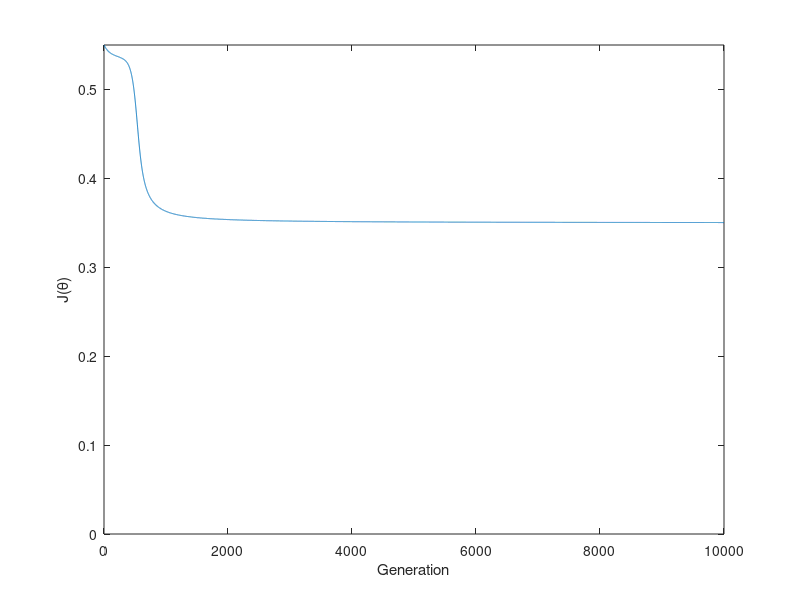

Write the MATLAB code that produced this figure.
% An artificial neural network example using
% regular multi-layer perceptrons.

clear all;
%rng(321);

% Learning XOR
% ------------

X = { [0; 0]; 
      [1; 0]; 
      [0; 1]; 
      [1; 1] };
  
Y = { 0;
      1;
      1;
      0 };

assert( numel(X) == numel(Y) );

  
% The "input layer"
% -----------------

% This layer does not exist, since the "outgoing" connection weights
% are encoded as part of the first hidden layer and the "input neurons"
% just act as identities.
  

% The (first and only) hidden layer
% ---------------------------------

N_inputs     = numel(X{1});
N_neurons    = 2;
activation   = @(a) 1./(1+exp(-a)); % logistic function
d_activation = @(a) activation(a).*(1-activation(a));
L{1}         = struct(...
                'theta',  0.05*randn(N_neurons, N_inputs), ...
                'bias',   0.05*randn(N_neurons, 1), ...
                'sigma',  activation, ...
                'dsigma', d_activation ...
                );

            
% The output layer
% ----------------

N_inputs     = size(L{1}.theta, 1); % no. inputs is no. previous outputs
N_neurons    = 1;
activation   = L{1}.sigma;          % using the same activation function
d_activation = L{1}.dsigma;
L{2}         = struct(...
                'theta',  0.05*randn(N_neurons, N_inputs), ...
                'bias',   0.05*randn(N_neurons, 1), ...
                'sigma',  activation, ...
                'dsigma', d_activation ...
                );
            
            
% Test execution of the network
% -----------------------------

disp('Untrained network:');

for i=1:numel(X)     % ... for each training sample ...
    z = X{i};        % The first layer's activation is the network input.

    for j=1:numel(L) % ... for each network layer sample ...
        weights = L{j}.theta;
        bias    = L{j}.bias;
        sigma   = L{j}.sigma;
        
        a = weights * z + bias;
        z = sigma(a);
    end
    
    disp([ '  h( ' mat2str(X{i}) ' ) = ' mat2str(z) ]);
end


% Network training
% ----------------

threshold = 0.003;          % stop iterating when J < threshold
N_epochs = 1e4;             % max. number of training rounds
eta      = 1.0;             % the learning rate
N_layers = numel(L);
J        = zeros(1, N_epochs);

for k=1:N_epochs            % ... for each training epoch ...
    
    % prepare space to store all the training activations
    A = cell(N_layers, 1);
    Z = cell(N_layers, 1);
    for j=1:N_layers
        A{j} = nan(1, size(L{j}.theta, 1));
        Z{j} = nan(1, size(L{j}.theta, 1));
    end
    
    for i=1:numel(X)        % for each training sample
        z = X{i};
        for j=1:N_layers
            weights = L{j}.theta;
            bias    = L{j}.bias;
            sigma   = L{j}.sigma;
            
            a = weights * z + bias;                      
            z = sigma( a );
            
            A{j} = a;       % store the activation for later
            Z{j} = z;       % store the output for later
        end

        e    = Y{i} - Z{N_layers};
        J(k) = J(k) + 0.5 * sum( e.^2 );       % cost function to minimize
        
        % prepare the delta values
        delta   = cell(N_layers, 1);    % delta for the weights

        % calculate the error delta of the output layer
        % over all trainings examples (using the dot product)
        output_layer      = L{N_layers};
        delta{N_layers}   = e * output_layer.dsigma( A{N_layers} );

        % calculate the error delta for all hidden layers
        for j=N_layers-1:-1:1
            current_layer = L{j};
            next_layer    = L{j+1};
            
            % the inputs in the following neurons are affected through
            % our activation function; we thus use its gradient to
            % determine the influence on the error created by each
            % connection weights to connected units.
            delta_k    = delta{j+1};
            theta_k    = next_layer.theta;
            gradient   = current_layer.dsigma( A{j} );
            
            delta{j}   = (theta_k'  * delta_k) .* gradient;
        end

        % update the hidden and output layer weights
        for j=2:N_layers          
            nabla_theta = delta{j} * Z{j-1}';
            nabla_bias  = delta{j} * 1;
            
            L{j}.theta = L{j}.theta + eta * nabla_theta;
            L{j}.bias  = L{j}.bias  + eta * nabla_bias;
        end

        % update the first hidden layer weights
        nabla_theta = delta{1} * X{i}';
        nabla_bias  = delta{1} * 1;
        
        L{1}.theta = L{1}.theta + eta * nabla_theta;
        L{1}.bias  = L{1}.bias  + eta * nabla_bias;
    end
    
    % assume J(theta) is still good here; early exit the process
    if J(k) <= threshold
        J = J(1:k); % trim away unused slots
        break;
    end
end


% Test execution of the network
% -----------------------------

disp('Trained network:');

for i=1:numel(X)
    z = X{i};

    for j=1:numel(L)
        weights = L{j}.theta;
        bias    = L{j}.bias;
        sigma   = L{j}.sigma;
        
        a = weights*z + bias;
        z = sigma(a);
    end
    
    disp([ '  h( ' mat2str(X{i}) ' ) = ' mat2str(z) ]);
end

close all;
figure;
plot(J);
ylabel('J(\theta)'); xlabel('Generation');
ylim([0 max(J)]);
xlim([0 numel(J)]);
